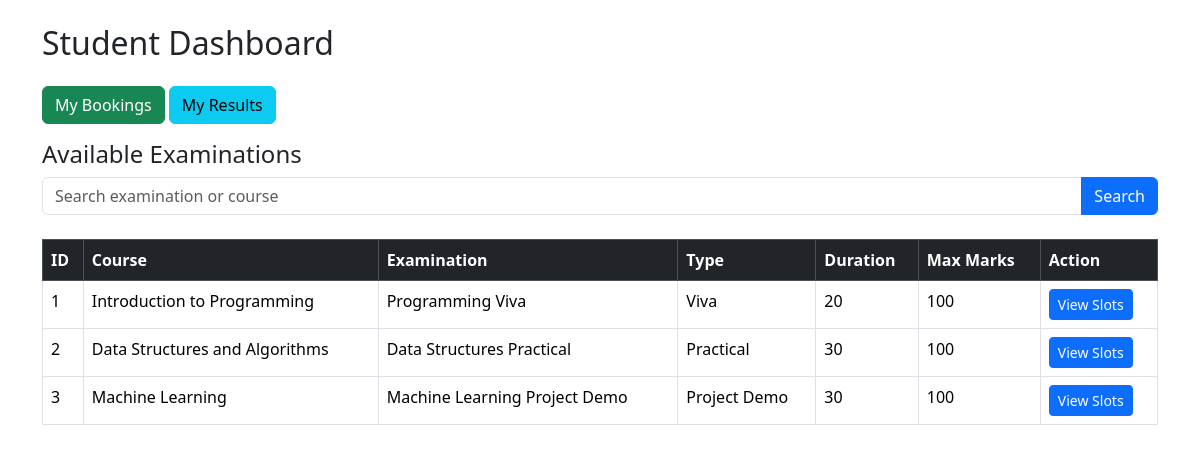
The page /student/dashboard (signed in) on the database its author committed.
### models.py (models this page shows)
class Examination(db.Model):
    __tablename__ = "examinations"
    id = db.Column(db.Integer, primary_key=True)
    course_id = db.Column(db.Integer, db.ForeignKey("courses.id"), nullable=False)
    examiner_id = db.Column(db.Integer, db.ForeignKey("users.id"), nullable=True)
    name = db.Column(db.String(100), nullable=False)
    exam_type = db.Column(db.String(30))
    duration = db.Column(db.Integer)
    max_marks = db.Column(db.Integer)
    slot_creation_start = db.Column(db.Date)
    slot_creation_end = db.Column(db.Date)
    booking_start = db.Column(db.Date)
    booking_end = db.Column(db.Date)
    status = db.Column(db.String(30))
    examiner = db.relationship(
        "User",
        foreign_keys=[examiner_id],
        backref="assigned_examinations"
    )
    course = db.relationship(
        "Course",
        backref="examinations"
    )

class Course(db.Model):
    __tablename__ = "courses"
    id = db.Column(db.Integer, primary_key=True)
    code = db.Column(db.String(20), unique=True, nullable=False)
    name = db.Column(db.String(100), nullable=False)
    description = db.Column(db.Text)
    status = db.Column(db.String(20), default="Active")

### app.py (the view)
@app.route("/student/dashboard")
@login_required
def student_dashboard():
    if current_user.role != "student":
        return redirect(url_for("auth.login"))
    search = request.args.get("search", "").strip()
    if search:
        examinations = Examination.query.join(Course).filter(
            Examination.status == "Active",
            (
                Examination.name.ilike(f"%{search}%") |
                Course.name.ilike(f"%{search}%") |
                Course.code.ilike(f"%{search}%")
            )
        ).all()
    else:
        examinations = Examination.query.filter(
            Examination.status.in_(["Active", "Booking Open"])
        ).all()
    return render_template(
        "student/dashboard.html",
        examinations=examinations,
        search=search
    )

### app.py (called while the page is built)
@login_manager.user_loader
def load_user(user_id):
    return db.session.get(User, int(user_id))

### templates/student/dashboard.html (shortened to what this page needs)
<!DOCTYPE html>
<html>
<head>
    <link href="https://cdn.jsdelivr.net/npm/bootstrap@5.3.3/dist/css/bootstrap.min.css" rel="stylesheet">
</head>
<body>
    <div class="container mt-4">
        <h2 class="mb-4">
            Student Dashboard
        </h2>
        <a href="{{ url_for('student_bookings') }}" class="btn btn-success mb-3">
            My Bookings
        </a>
        <a href="{{ url_for('student_results') }}" class="btn btn-info mb-3">
            My Results
        </a>
        <h4>Available Examinations</h4>
        <form method="GET" class="mb-4">
            <div class="input-group">
                <input type="text" name="search" class="form-control" placeholder="Search examination or course"
                    value="{{ search }}">
                <button type="submit" class="btn btn-primary">
                    Search
                </button>
            </div>
        </form>
        <table class="table table-bordered table-hover mt-3">
            <thead class="table-dark">
                <tr>
                    <th>ID</th>
                    <th>Course</th>
                    <th>Examination</th>
                    <th>Type</th>
                    <th>Duration</th>
                    <th>Max Marks</th>
                    <th>Action</th>
                </tr>
            </thead>
            <tbody>
                {% for exam in examinations %}
                <tr>
                    <td>{{ exam.id }}</td>
                    <td>
                        {{ exam.course.name }}
                    </td>
                    <td>
                        {{ exam.name }}
                    </td>
                    <td>
                        {{ exam.exam_type }}
                    </td>
                    <td>
                        {{ exam.duration }}
                    </td>
                    <td>
                        {{ exam.max_marks }}
                    </td>
                    <td>
                        <a href="{{ url_for('view_exam_slots', id=exam.id) }}" class="btn btn-primary btn-sm">
                            View Slots
                        </a>
                    </td>
                </tr>
                {% else %}
                <tr>
                    <td colspan="7" class="text-center">
                        No examinations available.
                    </td>
                </tr>
                {% endfor %}
            </tbody>
        </table>
    </div>
</body>
</html>

### rows shown on the page
Examination: id "1", course.name "Introduction to Programming", name "Programming Viva", exam_type "Viva", duration "20", max_marks "100"
Examination: id "2", course.name "Data Structures and Algorithms", name "Data Structures Practical", exam_type "Practical", duration "30", max_marks "100"
Examination: id "3", course.name "Machine Learning", name "Machine Learning Project Demo", exam_type "Project Demo", duration "30", max_marks "100"
